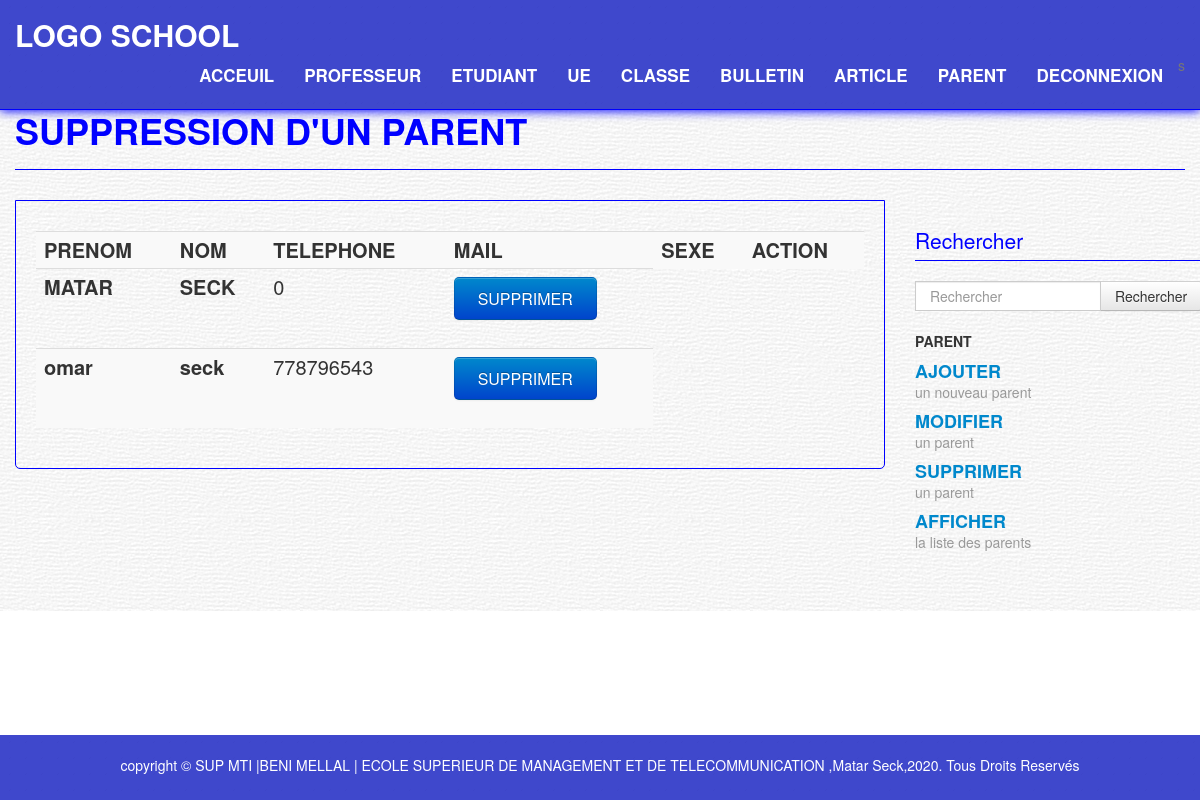
The app's page /pages/utilisateur/parent/separent.php with its own data.
### tables this page shows
CREATE TABLE `parent` (
  `idparent` int(11) NOT NULL,
  `Prenom` varchar(70) NOT NULL,
  `Nom` varchar(100) NOT NULL,
  `sexe` varchar(2) NOT NULL,
  `mail` varchar(150) NOT NULL,
  `TEL` int(12) NOT NULL,
  `adresse` text NOT NULL,
  `password` varchar(100) NOT NULL
);

### pages/utilisateur/parent/separent.php (the view, shortened to what this page needs)
<?php require_once('../../connexion.php'); ?>
<div class="content">
      <div class="container">
        <div class="page-header">
          <h1>SUPPRESSION D'UN PARENT</h1>
        </div>
        <div class="row">
          <div class="span9">
            <div class="widget-body">
              <div class="rigth-align">
						<p>
<?php $req=$bd->query("select Nom,Prenom,TEL,mail,adresse,sexe from parent order by Nom,Prenom");
?>
<table  class="table table-striped">
  <tr>
    <th scope="col">PRENOM</th>
    <th scope="col">NOM</th>
     <th scope="col">TELEPHONE</th>
    <th scope="col">MAIL</th>
    <th scope="col">SEXE</th>
    <th scope="col">ACTION</th>
  </tr>
<?php
while($ligne= $req->fetch()) {
echo "<tr><th scope='row'>".$ligne['Prenom']."</th><th scope='row'>".$ligne['Nom']."</th><td>".$ligne['TEL']."</td><td><form action='tseparent.php' method='post'><input type='hidden' name='idparent' value='".$ligne['idparent']."' /><input type='submit' value='  SUPPRIMER  ' class='btn btn-primary btn-large'/>
</form></td></tr>";
}
?>
</table>
						</p>
          </div></div></div>
          <div class="span3 pull-right sidebar">
            <form class="form-search" action="reparent.php" method="post">
              <div class="input-append">
              <legend>Rechercher</legend>
              <input type="text" class="span2 search-query" name="rechercher" placeholder="Rechercher ">
              <button type="submit" class="btn">Rechercher</button>
              </div>
            </form>
<?php include "menudroite.php";?>
          </div>
        </div>
      </div>
    </div>
	</body>
</html>

### css/boot-business.css (style rules this page uses)
.content { padding: 30px 0; background: url('../img/content.png'); }
.page-header { margin: 0 0 30px; border-bottom: 1px solid blue; }
.widget-body { font-size: 20px; padding: 20px 20px 20px 20px; border: 1px solid blue; -webkit-border-radius: 0 0 5px 5px; -moz-border-radius: 0 0 5px 5px; border-radius: 0 0 5px 5px; }
.sidebar { padding: 20px 0; }
@media (min-width: 1200px) { body { padding-top: 70px; } }

### records on screen
parent: Prenom "MATAR", Nom "SECK", TEL "0"
parent: Prenom "omar", Nom "seck", TEL "778796543"
